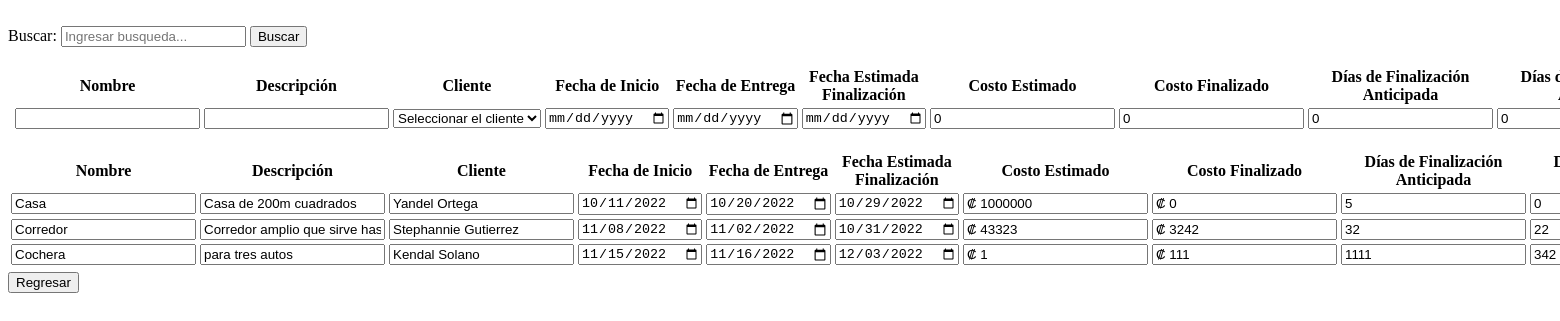
Page /view/ObrasView.php on the earlier database version.
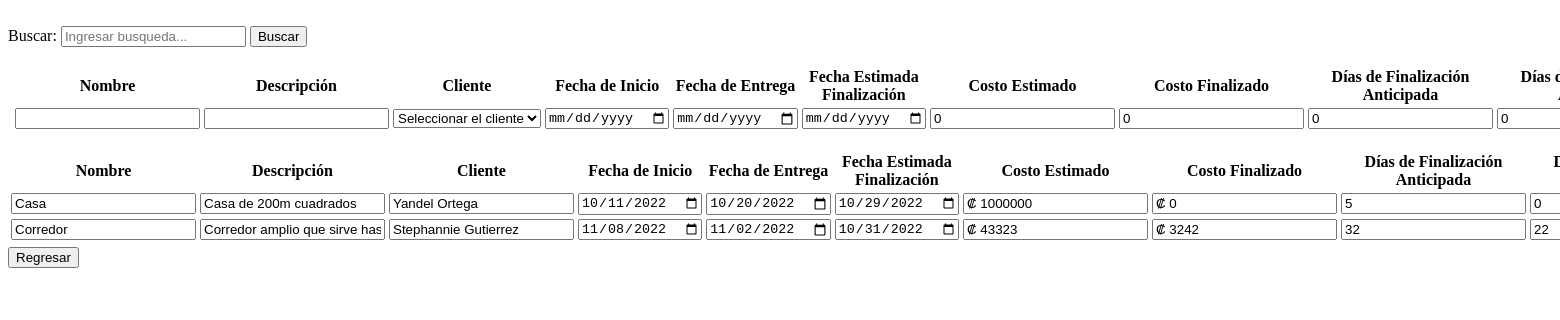
Same page on the later database version.
### tables this page shows
CREATE TABLE `tbobra` (
  `tbobraid` int(11) NOT NULL,
  `tbobranombre` varchar(100) NOT NULL,
  `tbobradescripcion` text NOT NULL,
  `tbclienteid` int(11) NOT NULL,
  `tbobrafechainicio` date NOT NULL,
  `tbobrafechaentrega` date NOT NULL,
  `tbobrafechaestimadofinalizacion` date NOT NULL,
  `tbobracostoestimado` int(11) NOT NULL,
  `tbobracostofinalizado` int(11) NOT NULL,
  `tbobradiasfinalizacionanticipada` int(11) NOT NULL,
  `tbobradiasfinalizacionatrasado` int(11) NOT NULL,
  `tbobraganancia` int(11) NOT NULL,
  `tbobraperdida` int(11) NOT NULL,
  `tbobradiasestimadoobra` int(11) NOT NULL
);

CREATE TABLE `tbcliente` (
  `tbclienteid` int(11) NOT NULL,
  `tbclientecedula` varchar(12) NOT NULL,
  `tbclientenombre` text NOT NULL,
  `tbclienteapellidos` text NOT NULL,
  `tbclientetelefono` varchar(8) NOT NULL,
  `tbclientecorreo` text NOT NULL
);

### data/ObrasData.php (called while the page is built, shortened)
<?php
include '../domain/Obra.php';
class ObrasData extends Data {
    public function getAllObra() {
        $conn = mysqli_connect($this->server, $this->user, $this->password, $this->db);
        $conn->set_charset('utf8');
        $querySelect = "SELECT * FROM tbobra;";
        $result = mysqli_query($conn, $querySelect);
        $Obras = [];
        while ($row = mysqli_fetch_array($result)) {
            $currentObra = new Obra($row['tbobraid'], $row['tbobranombre'], $row['tbobradescripcion'],
            $row['tbclienteid'], $row['tbobrafechainicio'], $row['tbobrafechaentrega'], $row['tbobrafechaestimadofinalizacion'], $row['tbobracostoestimado']
            , $row['tbobracostofinalizado'], $row['tbobradiasfinalizacionanticipada'], $row['tbobradiasfinalizacionatrasado'], $row['tbobraganancia'], $row['tbobraperdida']
            , $row['tbobradiasestimadoobra']);
            array_push($Obras, $currentObra);
        }
        return $Obras;
    }
}

### business/ObrasBusiness.php (called while the page is built, shortened)
<?php
include '../data/ObrasData.php';
class ObrasBusiness {
    private $ObrasData;
    public function ObrasBusiness() {
        $this->ObrasData = new ObrasData();
    }
    public function getAllObra() {
        return $this->ObrasData->getAllObra();
    }
}

### domain/Obra.php (called while the page is built, shortened)
<?php
class Obra
{
    private $obraNombre;
    private $obraDescripcion;
    private $obraFechaInicio;
    private $obraFechaEntrega;
    private $obraFechaEstimadaFinalizacion;
    private $obraCostoEstimado;
    private $obraCostoFinalizado;
    private $obraDiasFinalizacionAnticipada;
    private $obraDiasFinalizacionAtrasado;
    function Obra($obraId, $obraNombre, $obraDescripcion, $clienteId, $obraFechaInicio, $obraFechaEntrega, $obraFechaEstimadaFinalizacion, $obraCostoEstimado, $obraCostoFinalizado,
    $obraDiasFinalizacionAnticipada, $obraDiasFinalizacionAtrasado, $obraGanancia, $obraPerdida, $obraDiasEstimadoObra)
    {
        $this->obraNombre = $obraNombre;
        $this->obraDescripcion = $obraDescripcion;
        $this->obraFechaInicio = $obraFechaInicio;
        $this->obraFechaEntrega = $obraFechaEntrega;
        $this->obraFechaEstimadaFinalizacion = $obraFechaEstimadaFinalizacion;
        $this->obraCostoEstimado = $obraCostoEstimado;
        $this->obraCostoFinalizado = $obraCostoFinalizado;
        $this->obraDiasFinalizacionAnticipada = $obraDiasFinalizacionAnticipada;
        $this->obraDiasFinalizacionAtrasado = $obraDiasFinalizacionAtrasado;
    }
    function getObraNombre()
    {
        return $this->obraNombre;
    }
    function getObraDescripcion()
    {
        return $this->obraDescripcion;
    }
    function getObraFechaInicio()
    {
        return $this->obraFechaInicio;
    }
    function getObraFechaEntrega()
    {
        return $this->obraFechaEntrega;
    }
    function getObraFechaEstimadaFinalizacion()
    {
        return $this->obraFechaEstimadaFinalizacion;
    }
    function getObraCostoEstimado()
    {
        return $this->obraCostoEstimado;
    }
    function getObraCostoFinalizado()
    {
        return $this->obraCostoFinalizado;
    }
    function getObraDiasFinalizacionAnticipada()
    {
        return $this->obraDiasFinalizacionAnticipada;
    }
    function getObraDiasFinalizacionAtrasado()
    {
        return $this->obraDiasFinalizacionAtrasado;
    }
}

### data/ClienteData.php (called while the page is built, shortened)
<?php
class ClienteData extends Data {
    public function getClienteId($clienteId) {
        $conn = mysqli_connect($this->server, $this->user, $this->password, $this->db);
        $conn->set_charset('utf8');
        $querySelect = "SELECT * FROM tbcliente WHERE tbclienteid = ". $clienteId .";";
        $result = mysqli_query($conn, $querySelect);
        $nombreCliente = "";
        while ($row = mysqli_fetch_array($result)) {
            $nombreCliente = $row['tbclientenombre'].' '.$row['tbclienteapellidos'];
        }
        return $nombreCliente;
    }
}

### business/ClienteBusiness.php (called while the page is built, shortened)
<?php
include '../data/ClienteData.php';
class ClienteBusiness {
    private $ClienteData;
    public function ClienteBusiness() {
        $this->ClienteData = new ClienteData();
    }
    public function getClienteId($clienteId) {
        return $this->ClienteData->getClienteId($clienteId);
    }
}

### view/ObrasView.php (the view, shortened to what this page needs)
<!DOCTYPE html>
<html lang="en">
<head>
    <?php
    include '../business/ObrasBusiness.php';
    include '../business/ClienteBusiness.php';
    ?>
</head>
<body>
    <section id="form">
        <form action="" method="post" autocomplete="off">
            <div>
                Buscar:
                <?php
                $nombre = "";
                echo '<input type="text" name="buscarObra" id = "buscarObra" required placeholder = "Ingresar busqueda..." value = "' . $nombre . '">';
                ?>
                <input type="button" name="search" id="search" value="Buscar" onclick="getData()">
                <ul id="listaObras"></ul>
            </div>
        </form>
        <table>
            <tr>
                <th></th>
                <th>Nombre</th>
                <th>Descripción</th>
                <th>Cliente</th>
                <th>Fecha de Inicio</th>
                <th>Fecha de Entrega</th>
                <th>Fecha Estimada Finalización</th>
                <th>Costo Estimado</th>
                <th>Costo Finalizado</th>
                <th>Días de Finalización Anticipada</th>
                <th>Días de Finalización Atrasada</th>
            </tr>
            <?php
                $obraNombre = "";
                $obraDescripcion = "";
                $obraFechaInicio = "";
                $obraFechaEntrega = "";
                $obraFechaEstimada = "";
                $obraCostoEstimado = "";
                $obraCostoFinalizado = "";
                $obraFinalizacionAnticipada = "";
                $obraFinalizacionAtrasada = "";
                ?>
            <form method="post" enctype="multipart/form-data" action="../business/ObrasAction.php">
                <tr>
                    <?php
                    echo '<td><input type="hidden" name="tbobraid" id="tbobraid" value="' . $obraId . '"/></td>';
                    echo '<td><input required type="text" name="tbobranombre" id="tbobranombre" value="' . $obraNombre . '"/></td>';
                    echo '<td><input required type="text" name="tbobradescripcion" id="tbobradescripcion" value="' . $obraDescripcion .'"/></td>';
                    ?>
                    <td><select required name="tbclienteid" id="tbclienteid" required>
                            <option value="">Seleccionar el cliente</option>
                        </select></td>
                        <?php
                        echo '<td><input required type="date" name="tbobrafechainicio" id="tbobrafechainicio" value="' . $obraFechaInicio . '"/></td>';
                        echo '<td><input type="date" name="tbobrafechaentrega" id="tbobrafechaentrega" value="' . $obraFechaEntrega . '"/></td>';
                        echo '<td><input type="date" name="tbobrafechaestimadofinalizacion" id="tbobrafechaestimadofinalizacion" value="' . $obraFechaEstimada . '"/></td>';
                        echo '<td><input required type="text" data-mask  ="₡ #.##0,00" value = "0" name="tbobracostoestimado" id="tbobracostoestimado" value="₡ ' . $obraCostoEstimado . '"/></td>';
                        echo '<td><input required type="text" data-mask  ="₡ #.##0,00" value = "0" name="tbobracostofinalizado" id="tbobracostofinalizado" value="₡ ' . $obraCostoFinalizado . '"/></td>';
                        echo '<td><input required type="text" name="tbobradiasfinalizacionanticipada" value = "0" id="tbobradiasfinalizacionanticipada" value="' . $obraFinalizacionAnticipada . '"/></td>';
                        echo '<td><input required type="text" name="tbobradiasfinalizacionatrasado" value = "0" id="tbobradiasfinalizacionatrasado" value="' . $obraFinalizacionAtrasada . '"/></td>';
                        ?>
                </tr>
            </form>
        </table>
        <table>
            <tr>
                <th>Nombre</th>
                <th>Descripción</th>
                <th>Cliente</th>
                <th>Fecha de Inicio</th>
                <th>Fecha de Entrega</th>
                <th>Fecha Estimada Finalización</th>
                <th>Costo Estimado</th>
                <th>Costo Finalizado</th>
                <th>Días de Finalización Anticipada</th>
                <th>Días de Finalización Atrasada</th>
            </tr>
            <tbody id=buscarObra>
                <?php
                $ClienteBusiness = new ClienteBusiness();
                $ObrasBusiness = new ObrasBusiness();
                $allObra = $ObrasBusiness->getAllObra();
                foreach ($allObra as $current) {
                    echo '<form method="post" enctype="multipart/form-data" action="../business/ObrasAction.php">';
                    echo '<td><input type="text" name="tbobranombre" id="tbobranombre" value="' . $current->getObraNombre() . '"/></td>';
                    echo '<td><input type="text" name="tbobradescripcion" id="tbobradescripcion" value="' . $current->getObraDescripcion() . '"/></td>';
                    echo '<td><input readonly type="text" name="tbclienteid" id="tbclienteid" value="' . $ClienteBusiness->getClienteId($current->getClienteId()) . '"/></td>';
                    echo '<td><input type="date" name="tbobrafechainicio" id="tbobrafechainicio" value="' . $current->getObraFechaInicio() . '"/></td>';
                    echo '<td><input type="date" name="tbobrafechaentrega" id="tbobrafechaentrega" value="' . $current->getObraFechaEntrega() . '"/></td>';
                    echo '<td><input type="date" name="tbobrafechaestimadofinalizacion" id="tbobrafechaestimadofinalizacion" value="' . $current->getObraFechaEstimadaFinalizacion() . '"/></td>';
                    echo '<td><input type="text" data-mask  ="₡ #.##0,00" name="tbobracostoestimado" id="tbobracostoestimado" value="₡ ' . $current->getObraCostoEstimado() . '"/></td>';
                    echo '<td><input type="text" data-mask  ="₡ #.##0,00" name="tbobracostofinalizado" id="tbobracostofinalizado" value="₡ ' . $current->getObraCostoFinalizado() . '"/></td>';
                    echo '<td><input type="text" name="tbobradiasfinalizacionanticipada" id="tbobradiasfinalizacionanticipada" value="' . $current->getObraDiasFinalizacionAnticipada() . '"/></td>';
                    echo '<td><input type="text" name="tbobradiasfinalizacionatrasado" id="tbobradiasfinalizacionatrasado" value="' . $current->getObraDiasFinalizacionAtrasado() . '"/></td>';
                    echo '</form>';
                }
                ?>
            </tbody>
            <tr>
                <td></td>
                <td>
                </td>
            </tr>
        </table>
    </section>
<form action ="../business/HomeAction.php" method = "POST">
    <button type="submit" name="regresar"> Regresar</button>
    </form>
</body>
</html>

### view/ObrasView.php (style rules this page uses)
ul { list-style-type: none; width: 250px; height: auto; position: absolute; z-index: 10; padding: 10px; }

Differences in the rows shown:
removed tbobra: tbobranombre "Cochera", tbobradescripcion "para tres autos", tbclienteid "Kendal Solano", tbobrafechainicio "11/15/2022", tbobrafechaentrega "11/16/2022", tbobrafechaestimadofinalizacion "12/03/2022", tbobracostoestimado "₡ 1", tbobracostofinalizado "₡ 111", tbobradiasfinalizacionanticipada "1111", tbobradiasfinalizacionatrasado "342"
